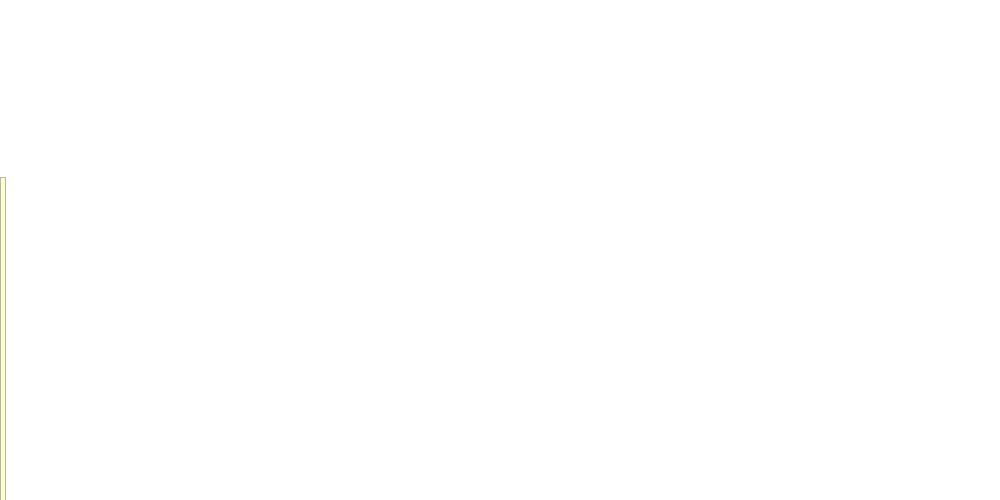
Frame 1 (no input)
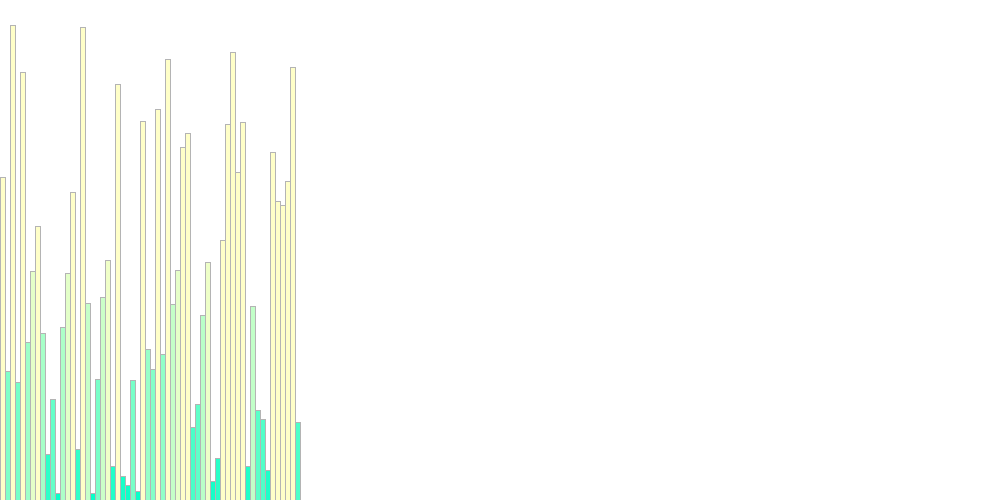
Frame 60 (the mouse pressed at the canvas centre just before this capture)
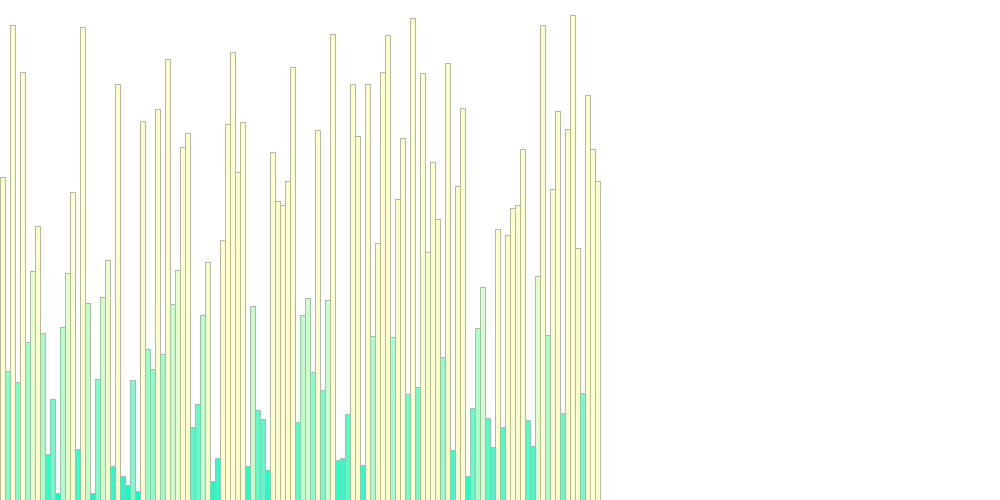
Frame 120 (the mouse held since frame 60 and released just before this capture)

The Processing sketch that drew these frames (run headless with seeded random() and noise(); from frame 60 on, the mouse is pressed at the canvas centre):

// Processing sketch: project1_datastructure
// ── project1_datastructure.pde
int numberOfNumbers = 200;
int [] values = new int[numberOfNumbers];
int deltaX = 1;

void setup() {
  size(1000, 500);
  deltaX = width/numberOfNumbers;

  for (int i = 0; i < values.length; i++) {
    int randomValue = int(random(0, height));
    values[i] = randomValue;
  }
}

void draw() {
  background(255);
  stroke(180);
  for (int i = 0; i < Math.min(frameCount, values.length); i++) {
    fill(values[i], 255, numberOfNumbers);
    rect(i*deltaX, height-values[i], deltaX, values[i]);
  }
}
